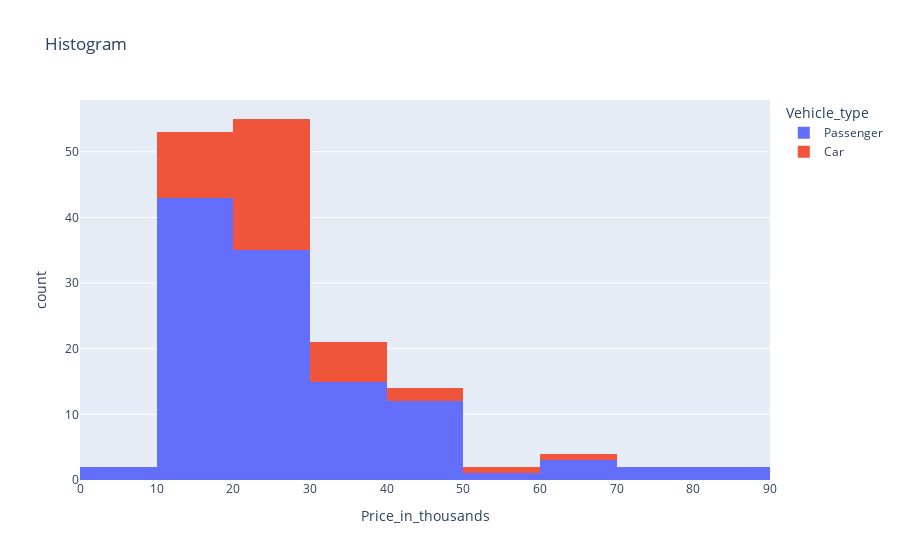

Notebook code cell kept with this figure:
### Code cell
code = f"""

params = {out['charts'][3]['parameters']}
params['data_frame'] = df
params['title'] = "{out['charts'][3]['title']}"

fig = {out['charts'][3]['chartType']}(**params)

fig.show()
"""

exec(code)

### Figure 1 — Plotly figure (JSON) as saved in the notebook; plotly's stock layout.template omitted (floating-point values rounded to 4 significant figures)
{"data": [{"alignmentgroup": "True", "bingroup": "x", "hovertemplate": "Vehicle_type=Passenger<br>Price_in_thousands=%{x}<br>count=%{y}<extra></extra>", "legendgroup": "Passenger", "marker": {"color": "#636efa", "pattern": {"shape": ""}}, "name": "Passenger", "nbinsx": 10, "offsetgroup": "Passenger", "orientation": "v", "showlegend": true, "type": "histogram", "x": [21.5, 28.4, null, 42, 23.99, 33.95, 62, 26.99, 33.4, 38.9, 21.98, 25.3, 31.96, 27.89, 39.9, 44.48, 39.66, 31.01, 13.26, 16.54, 18.89, 19.39, 24.34, 45.7, 13.96, 9.235, 18.89, 19.84, 24.5, 22.25, 16.48, 28.34, 29.18, 12.64, 19.05, 20.23, 22.5, 69.72, 12.07, 21.56, 17.04, 17.89, 12.31, 22.2, 12.88, 15.35, 9.699, 11.8, 15.0, 29.46, 42.8, 31.5, 37.8, 46.3, 54.01, 39.08, 43.33, 13.99, 19.05, 17.36, 25.0, 25.45, 16.24, 16.54, 19.04, 22.61, 31.75, 49.9, 69.7, 82.6, 38.9, 41, 41.6, 85.5, 13.5, 20.39, 26.25, 18.14, 24.15, 18.27, 36.23, 12.64, 16.08, 43, 21.61, 19.72, 25.31, 21.66, 23.75, 41.43, 71.02, 74.97, 33.12, 26.1, 10.69, 12.54, 14.29, 18.84, 15.01, 22.7, 13.11, 17.52, 25.55, 16.88, 14.9, 16.7, 21.2, 19.99, 17.5, 15.9, 23.4, 24.4, 27.5, 28.8, 45.5, 36], "xaxis": "x", "yaxis": "y"}, {"alignmentgroup": "True", "bingroup": "x", "hovertemplate": "Vehicle_type=Car<br>Price_in_thousands=%{x}<br>count=%{y}<extra></extra>", "legendgroup": "Car", "marker": {"color": "#EF553B", "pattern": {"shape": ""}}, "name": "Car", "nbinsx": 10, "offsetgroup": "Car", "orientation": "v", "showlegend": true, "type": "histogram", "x": [46.23, null, 19.46, 21.32, 18.57, 16.98, 26.31, 19.57, 31.93, 21.41, 36.13, 12.05, 26.93, 20.55, 26.6, 26, 14.46, 21.62, 26.89, 60.1, 34.6, 42.66, 31.81, 22.53, 27.56, 22.51, 35.3, 26.4, 29.3, 22.8, 17.89, 31.6, 25.34, 18.85, 25.64, 20.09, 11.53, 22.37, 16.89, 22.29, 51.73], "xaxis": "x", "yaxis": "y"}], "layout": {"barmode": "relative", "legend": {"title": {"text": "Vehicle_type"}, "tracegroupgap": 0}, "title": {"text": "Histogram"}, "xaxis": {"anchor": "y", "domain": [0, 1], "title": {"text": "Price_in_thousands"}}, "yaxis": {"anchor": "x", "domain": [0, 1], "title": {"text": "count"}}}}
